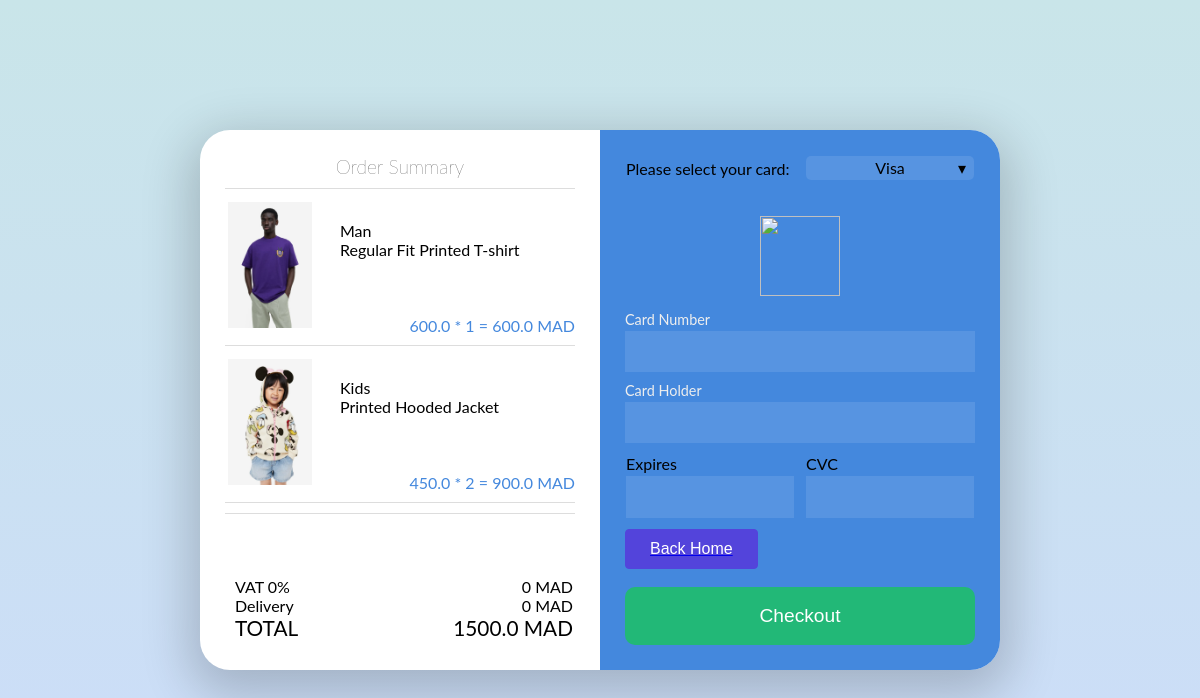
The app's page /payment/ (signed in) with its own data.
### pages/models.py (models this page shows, shortened)
class OrderItem(models.Model):
	product = models.ForeignKey(Product, on_delete=models.SET_NULL, null=True)
	order = models.ForeignKey(Order, on_delete=models.SET_NULL, null=True)
	quantity = models.IntegerField(default=0, null=True, blank=True)
	date_added = models.DateTimeField(auto_now_add=True)
	@property
	def get_total(self):
		total = self.product.price * self.quantity
		return total

class Product(models.Model):
	PRODUCT_TYPES = [
        ('Man', 'Man'),
        ('Women', 'Women'),
        ('Kids', 'Kids'),
    ]
	name = models.CharField(max_length=200)
	price = models.FloatField()
	digital = models.BooleanField(default=False,null=True, blank=True)
	image = models.ImageField(null=True, blank=True)
	product_type = models.CharField(max_length=20, choices=PRODUCT_TYPES)

class Order(models.Model):
	customer = models.ForeignKey(Customer, on_delete=models.SET_NULL, null=True, blank=True)
	date_ordered = models.DateTimeField(auto_now_add=True)
	complete = models.BooleanField(default=False)
	transaction_id = models.CharField(max_length=100, null=True)
	@property
	def get_cart_total(self):
		orderitems = self.orderitem_set.all()
		total = sum([item.get_total for item in orderitems])
		return total

### pages/views.py (the view)
# urls.py: path("payment/", views.payment, name="payment"),
def payment(request):
    if request.user.is_authenticated:
        customer = request.user.customer
        order, created = Order.objects.get_or_create(customer=customer, complete=False)
        items = order.orderitem_set.all()
    else:
        items = []
        order = {"get_cart_total": 0, "get_cart_items": 0}
    context = {"items": items, "order": order}
    return render(request, "pages/payment.html", context)

### templates/pages/payment.html (shortened to what this page needs)
<div class='container'>
  <div class='window'>
    <div class='order-info'>
      <div class='order-info-content' style="height: 400px; overflow-y: auto;">
        <h2>Order Summary</h2>
        <div class='line'></div>
        {% for item in items %}
        <table class='order-table' >
          <tbody>
            <tr>
              <td><img src='{{item.product.image.url}}' class='full-width'></img>
              </td>
              <td>
                <br> <span class='thin'>{{item.product.product_type}}</span>
                <br> {{item.product.name}}<br> <span class='thin small'><br></span>
              </td>
            </tr>
            <tr>
              <td>
                <div class='price'>{{item.product.price}} * {{item.quantity}} = {{item.get_total}} MAD</div>
              </td>
            </tr>
          </tbody>
        </table>
        <div class='line'></div>
        {% endfor %}
        <div class='line'></div>
        <div class='total'>
          <span style='float:left;'>
            <div class='thin dense'>VAT 0%</div>
            <div class='thin dense'>Delivery</div>
            TOTAL
          </span>
          <span style='float:right; text-align:right;'>
            <div class='thin dense'>0 MAD</div>
            <div class='thin dense'>0 MAD</div>
            {{order.get_cart_total}} MAD
          </span>
        </div>
</div>
</div>
        <div class='credit-info'>
          <div class='credit-info-content'>
            <table class='half-input-table'>
              <tr><td>Please select your card: </td><td><div class='dropdown' id='card-dropdown'><div class='dropdown-btn' id='current-card'>Visa</div>
                </div>
               </td></tr>
            </table>
            <img src='https://dl.dropboxusercontent.com/s/ubamyu6mzov5c80/visa_logo%20%281%29.png' height='80' class='credit-card-image' id='credit-card-image'></img>
            Card Number
            <input class='input-field'></input>
            Card Holder
            <input class='input-field'></input>
            <table class='half-input-table'>
              <tr>
                <td> Expires
                  <input class='input-field'></input>
                </td>
                <td>CVC
                  <input class='input-field'></input>
                </td>
              </tr>
            </table>
            <button class='pay-btn'>Checkout</button>
            <a href="{% url 'index' %}"><button class='button add-cart'>Back Home</button></a>
          </div>
        </div>
      </div>
</div>

### templates/pages/payment.html (style rules this page uses)
button { display: flex; align-items: center; justify-content: center; gap: 4px; padding: 10px 24px; font-size: 16px; font-weight: 500; }
button { background-color: var(--accent-color); color: #fff; border: 1px solid var(--accent-color); border-radius: 4px; cursor: pointer; }
h2 { margin-bottom:0px; margin-top:25px; text-align:center; font-weight:200; font-size:19px; font-size:1.2rem; }
.container { height:100%; -webkit-box-pack:center; -webkit-justify-content:center; -ms-flex-pack:center; justify-content:center; -webkit-box-align:center; -webkit-align-items:center; -ms-flex-align:center; align-items:center; display:-webkit-box; display:-webkit-flex; display:-ms-flexbox; display:flex; background:-webkit-linear-gradient(#c5e5e5, #ccddf9); background:linear-gradient(#c9e5e9,#ccddf9); }
.dropdown { position:relative; }
.thin { font-weight:400; }
.half-input-table { border-collapse:collapse; width:100%; }
.half-input-table td:first-of-type { border-right:10px solid #4488dd; width:50%; }
.window { height:540px; width:800px; background:#fff; display:-webkit-box; display:-webkit-flex; display:-ms-flexbox; display:flex; box-shadow: 0px 15px 50px 10px rgba(0, 0, 0, 0.2); border-radius:30px; z-index:10; }
.order-info { height:100%; width:50%; padding-left:25px; padding-right:25px; box-sizing:border-box; display:-webkit-box; display:-webkit-flex; display:-ms-flexbox; display:flex; -webkit-box-pack:center; -webkit-justify-content:center; -ms-flex-pack:center; justify-content:center; position:relative; }
.price { bottom:0px; position:absolute; right:0px; color:#4488dd; }
.order-table td:first-of-type { width:25%; }
.order-table { position:relative; }
.line { height:1px; width:100%; margin-top:10px; margin-bottom:10px; background:#ddd; }
.order-table td:last-of-type { vertical-align:top; padding-left:25px; }
.order-info-content { table-layout:fixed; }
.full-width { width:100%; }
.pay-btn { border:none; background:#22b877; line-height:2em; border-radius:10px; font-size:19px; font-size:1.2rem; color:#fff; cursor:pointer; position:absolute; bottom:25px; width:calc(100% - 50px); -webkit-transition:all .2s ease; transition:all .2s ease; }
.total { margin-top:25px; font-size:20px; font-size:1.3rem; position:absolute; bottom:30px; right:27px; left:35px; }
.dense { line-height:1.2em; font-size:16px; font-size:1rem; }
.input-field { background:rgba(255,255,255,0.1); margin-bottom:10px; margin-top:3px; line-height:1.5em; font-size:20px; font-size:1.3rem; border:none; padding:5px 10px 5px 10px; color:#fff; box-sizing:border-box; width:100%; margin-left:auto; margin-right:auto; }
.credit-info { background:#4488dd; height:100%; width:50%; color:#eee; -webkit-box-pack:center; -webkit-justify-content:center; -ms-flex-pack:center; justify-content:center; font-size:14px; font-size:.9rem; display:-webkit-box; display:-webkit-flex; display:-ms-flexbox; display:flex; box-sizing:border-box; padding-left:25px; padding-right:25px; border-top-right-radius:30px; border-bottom-right-radius:30px; position:relative; }
.dropdown-btn { background:rgba(255,255,255,0.1); width:100%; border-radius:5px; text-align:center; line-height:1.5em; cursor:pointer; position:relative; -webkit-transition:background .2s ease; transition:background .2s ease; }
.dropdown-btn:after { content: '\25BE'; right:8px; position:absolute; }
.credit-card-image { display:block; max-height:80px; margin-left:auto; margin-right:auto; margin-top:35px; margin-bottom:15px; }
.credit-info-content { margin-top:25px; -webkit-flex-flow:column; -ms-flex-flow:column; flex-flow:column; display:-webkit-box; display:-webkit-flex; display:-ms-flexbox; display:flex; width:100%; }

### records on screen
OrderItem: product.image (picture), product.product_type "Man", product.name "Regular Fit Printed T-shirt", product.price "600.0", quantity "1", get_total "600.0"
OrderItem: product.image (picture), product.product_type "Kids", product.name "Printed Hooded Jacket", product.price "450.0", quantity "2", get_total "900.0"
Order: get_cart_total "1500.0"
